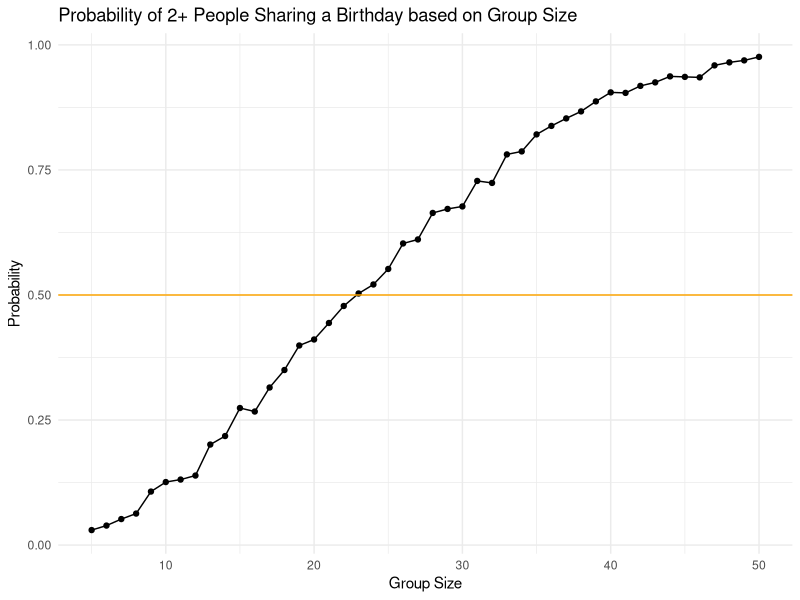

This chart was generated by the following R code: (Note: a time limit stopped this script after it produced the figure.)
## ---- chunk 1
library(tidyverse)

#these options were messing up my fig.height 
#knitr::opts_chunk$set(
#  fig.width = 6,
#  fig.asp = .6
#)

knitr::opts_chunk$set(
  out.width = "90%"
)

theme_set(theme_minimal() + theme(legend.position = "bottom"))

options(
  ggplot2.continuous.colour = "viridis",
  ggplot2.continuous.fill = "viridis"
)

scale_colour_discrete = scale_colour_viridis_d
scale_fill_discrete = scale_fill_viridis_d
## ---- chunk 2
#define data generating mechanism
birthdays = sample(1:365, 5, replace = TRUE)

#run the analysis
repeated_bday = length(unique(birthdays)) < 5

#return the result
repeated_bday
## ---- chunk 3
bday_sim = function(n_room) {
  
  birthdays = sample(1:365, n_room, replace = TRUE)

  repeated_bday = length(unique(birthdays)) < n_room

  repeated_bday
}

#bday_sim(20)
## ---- chunk 4
bday_sim_results = 
  expand_grid(
    bdays = 5:50,
    iter = 1:1000
  ) |> 
  mutate(
    result = map_lgl(bdays, bday_sim)
  ) |> 
  group_by (
    bdays
  ) |> 
  summarize(
    prob_repeat = mean(result)
  )
## ---- chunk 5
bday_sim_results |> 
  ggplot(aes(x = bdays, y = prob_repeat)) +
  geom_point() +
  geom_line() +
  geom_hline(yintercept = 0.5, color = "orange") +
  labs(
    title = "Probability of 2+ People Sharing a Birthday based on Group Size",
    x = "Group Size",
    y = "Probability"
  )
## ---- chunk 6
#set model params
n = 30
sigma = 5
mu = 0

n_trials = 5000
alpha = 0.05

#create simulation function
norm_dist_sim_fn = function (mu = 0, n = 30, sigma = 5, alpha = 0.05) {
  
  #generate data
  norm_vec = rnorm(n = n, mean = mu, sd = sigma)
  
  #run ttest and return estimate & p.value
  t.test(norm_vec, mu = 0, conf.level = 1-alpha) |> 
    broom::tidy() |> 
    select(estimate, p.value)
}
## ---- chunk 7
#test = norm_dist_sim_fn(mu=mu)

#run for mu = 0
norm_sim_results_0 = 
  expand_grid(
    mean = mu,
    iter = 1:n_trials
  ) |> 
  mutate(
    t_results = map(mean, norm_dist_sim_fn)
  ) |> 
  unnest(t_results)

#run for mu in {1, 2, 3, 4, 5, 6}
norm_sim_results = 
  expand_grid(
    mean = 1:6,
    iter = 1:n_trials
  ) |> 
  mutate(
    t_results = map(mean, norm_dist_sim_fn)
  ) |> 
  unnest(t_results)
## ---- chunk 8
norm_sim_results |> 
  group_by(mean) |> 
  summarize(
    power = sum(p.value < alpha) /  n()
  ) |> 
  ggplot(aes(x = mean, y = power)) +
  geom_point() +
  geom_line()
